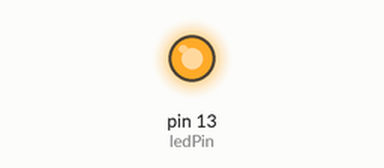
A sketch run on a simulated Arduino Uno, built with avr-gcc and run on an emulated ATmega328P. Shown: output pins drawn as LEDs (lit = HIGH).

Above: at 0.2 s.
At 11.7 s:
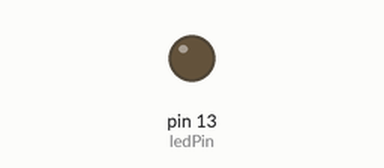
Timing chart, 0 to 16.0 s (numbered marks = the images above):
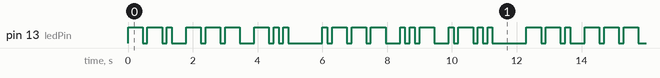

Measured:
- by itself, pin 13 (ledPin): moves between LOW and HIGH, repeating every 12.3 s
- by itself, everything shown: repeats every 12.3 s, in 40 steps

The sketch:

God_jul_arduino.ino
```cpp
int ledPin = 13;
void setup()
{
  pinMode(ledPin, OUTPUT) ;
}

void loop() {
  digitalWrite(ledPin, HIGH) ;
  delay(450) ;
  digitalWrite(ledPin, LOW) ;
  delay(150) ;
  digitalWrite(ledPin, HIGH) ;
  delay(450) ;
  digitalWrite(ledPin, LOW) ;
  delay(150) ;
  digitalWrite(ledPin, HIGH) ;
  delay(150) ;
  digitalWrite(ledPin, LOW) ;
  delay(450) ;

  digitalWrite(ledPin, HIGH) ;
  delay(450) ;
  digitalWrite(ledPin, LOW) ;
  delay(150) ;
  digitalWrite(ledPin, HIGH) ;
  delay(450) ;
  digitalWrite(ledPin, LOW) ;
  delay(150) ;
  digitalWrite(ledPin, HIGH) ;
  delay(450) ;
  digitalWrite(ledPin, LOW) ;
  delay(450) ;

  digitalWrite(ledPin, HIGH) ;
  delay(450) ;
  digitalWrite(ledPin, LOW) ;
  delay(150) ;
  digitalWrite(ledPin, HIGH) ;
  delay(150) ;
  digitalWrite(ledPin, LOW) ;
  delay(150) ;
  digitalWrite(ledPin, HIGH) ;
  delay(150) ;
  digitalWrite(ledPin, LOW) ;
  delay(1050) ;


  digitalWrite(ledPin, HIGH) ;
  delay(150) ;
  digitalWrite(ledPin, LOW) ;
  delay(150) ;
  digitalWrite(ledPin, HIGH) ;
  delay(450) ;
  digitalWrite(ledPin, LOW) ;
  delay(150) ;
  digitalWrite(ledPin, HIGH) ;
  delay(450) ;
  digitalWrite(ledPin, LOW) ;
  delay(150);
   digitalWrite(ledPin, HIGH) ;
  delay(450) ;
  digitalWrite(ledPin, LOW) ;
  delay(450) ;

  digitalWrite(ledPin, HIGH) ;
  delay(150) ;
  digitalWrite(ledPin, LOW) ;
  delay(150) ;
  digitalWrite(ledPin, HIGH) ;
  delay(150) ;
  digitalWrite(ledPin, LOW) ;
  delay(150) ;
  digitalWrite(ledPin, HIGH) ;
  delay(450) ;
  digitalWrite(ledPin, LOW) ;
  delay(450) ;

   digitalWrite(ledPin, HIGH) ;
  delay(150) ;
  digitalWrite(ledPin, LOW) ;
  delay(150) ;
  digitalWrite(ledPin, HIGH) ;
  delay(450) ;
  digitalWrite(ledPin, LOW) ;
  delay(150) ;
  digitalWrite(ledPin, HIGH) ;
  delay(150) ;
  digitalWrite(ledPin, LOW) ;
  delay(150) ;
  digitalWrite(ledPin, HIGH) ;
  delay(150) ;
  digitalWrite(ledPin, LOW) ;
  delay(1050) ;
}
```
